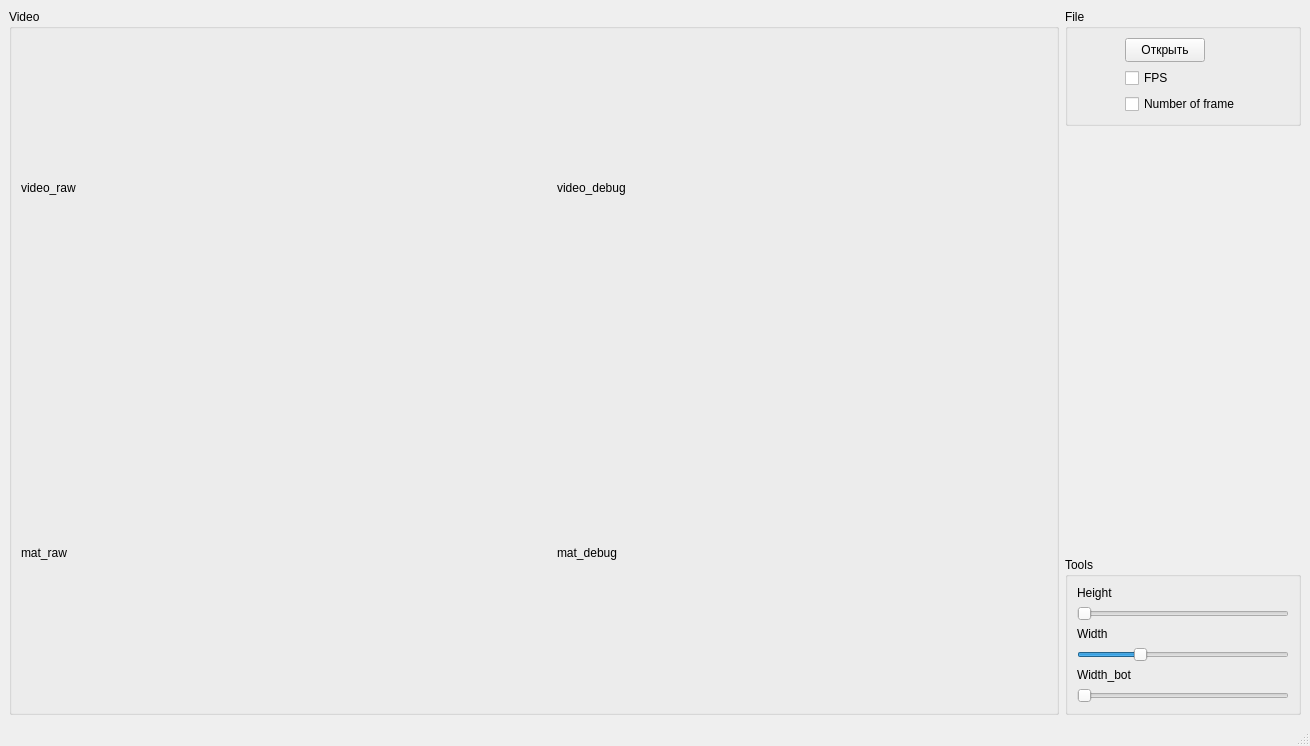
<?xml version="1.0" encoding="UTF-8"?>
<ui version="4.0">
 <class>MainWindow</class>
 <widget class="QMainWindow" name="MainWindow">
  <property name="geometry">
   <rect>
    <x>0</x>
    <y>0</y>
    <width>1310</width>
    <height>746</height>
   </rect>
  </property>
  <property name="windowTitle">
   <string>MainWindow</string>
  </property>
  <widget class="QWidget" name="centralwidget">
   <layout class="QGridLayout" name="gridLayout_4">
    <item row="2" column="1">
     <widget class="QGroupBox" name="groupBox_2">
      <property name="title">
       <string>Tools</string>
      </property>
      <layout class="QGridLayout" name="gridLayout_2">
       <item row="0" column="0">
        <widget class="QLabel" name="label">
         <property name="text">
          <string>Height</string>
         </property>
        </widget>
       </item>
       <item row="1" column="0">
        <widget class="QSlider" name="height_sl">
         <property name="minimum">
          <number>0</number>
         </property>
         <property name="maximum">
          <number>300</number>
         </property>
         <property name="orientation">
          <enum>Qt::Horizontal</enum>
         </property>
        </widget>
       </item>
       <item row="2" column="0">
        <widget class="QLabel" name="label_2">
         <property name="text">
          <string>Width</string>
         </property>
        </widget>
       </item>
       <item row="3" column="0">
        <widget class="QSlider" name="width_sl">
         <property name="minimum">
          <number>100</number>
         </property>
         <property name="maximum">
          <number>450</number>
         </property>
         <property name="singleStep">
          <number>1</number>
         </property>
         <property name="value">
          <number>200</number>
         </property>
         <property name="orientation">
          <enum>Qt::Horizontal</enum>
         </property>
        </widget>
       </item>
       <item row="4" column="0">
        <widget class="QLabel" name="label_3">
         <property name="text">
          <string>Width_bot</string>
         </property>
        </widget>
       </item>
       <item row="5" column="0">
        <widget class="QSlider" name="width_bot_sl">
         <property name="maximum">
          <number>450</number>
         </property>
         <property name="orientation">
          <enum>Qt::Horizontal</enum>
         </property>
        </widget>
       </item>
      </layout>
     </widget>
    </item>
    <item row="0" column="0" rowspan="3">
     <widget class="QGroupBox" name="Video">
      <property name="sizePolicy">
       <sizepolicy hsizetype="Expanding" vsizetype="Expanding">
        <horstretch>0</horstretch>
        <verstretch>0</verstretch>
       </sizepolicy>
      </property>
      <property name="title">
       <string>Video</string>
      </property>
      <layout class="QGridLayout" name="gridLayout">
       <item row="2" column="2">
        <widget class="QLabel" name="mat_debug">
         <property name="sizePolicy">
          <sizepolicy hsizetype="Maximum" vsizetype="Maximum">
           <horstretch>0</horstretch>
           <verstretch>0</verstretch>
          </sizepolicy>
         </property>
         <property name="minimumSize">
          <size>
           <width>490</width>
           <height>300</height>
          </size>
         </property>
         <property name="maximumSize">
          <size>
           <width>490</width>
           <height>300</height>
          </size>
         </property>
         <property name="text">
          <string>mat_debug</string>
         </property>
        </widget>
       </item>
       <item row="0" column="1">
        <spacer name="horizontalSpacer">
         <property name="orientation">
          <enum>Qt::Horizontal</enum>
         </property>
         <property name="sizeHint" stdset="0">
          <size>
           <width>40</width>
           <height>20</height>
          </size>
         </property>
        </spacer>
       </item>
       <item row="2" column="1">
        <spacer name="horizontalSpacer_2">
         <property name="orientation">
          <enum>Qt::Horizontal</enum>
         </property>
         <property name="sizeHint" stdset="0">
          <size>
           <width>40</width>
           <height>20</height>
          </size>
         </property>
        </spacer>
       </item>
       <item row="0" column="2">
        <widget class="QLabel" name="video_debug">
         <property name="sizePolicy">
          <sizepolicy hsizetype="Maximum" vsizetype="Maximum">
           <horstretch>0</horstretch>
           <verstretch>0</verstretch>
          </sizepolicy>
         </property>
         <property name="minimumSize">
          <size>
           <width>490</width>
           <height>300</height>
          </size>
         </property>
         <property name="maximumSize">
          <size>
           <width>490</width>
           <height>300</height>
          </size>
         </property>
         <property name="text">
          <string>video_debug</string>
         </property>
        </widget>
       </item>
       <item row="0" column="0">
        <widget class="QLabel" name="video_raw">
         <property name="sizePolicy">
          <sizepolicy hsizetype="Minimum" vsizetype="Minimum">
           <horstretch>0</horstretch>
           <verstretch>0</verstretch>
          </sizepolicy>
         </property>
         <property name="minimumSize">
          <size>
           <width>490</width>
           <height>300</height>
          </size>
         </property>
         <property name="maximumSize">
          <size>
           <width>490</width>
           <height>300</height>
          </size>
         </property>
         <property name="text">
          <string>video_raw</string>
         </property>
        </widget>
       </item>
       <item row="2" column="0">
        <widget class="QLabel" name="mat_raw">
         <property name="sizePolicy">
          <sizepolicy hsizetype="Maximum" vsizetype="Maximum">
           <horstretch>0</horstretch>
           <verstretch>0</verstretch>
          </sizepolicy>
         </property>
         <property name="minimumSize">
          <size>
           <width>490</width>
           <height>300</height>
          </size>
         </property>
         <property name="maximumSize">
          <size>
           <width>490</width>
           <height>300</height>
          </size>
         </property>
         <property name="text">
          <string>mat_raw</string>
         </property>
        </widget>
       </item>
       <item row="1" column="0">
        <spacer name="verticalSpacer">
         <property name="orientation">
          <enum>Qt::Vertical</enum>
         </property>
         <property name="sizeHint" stdset="0">
          <size>
           <width>20</width>
           <height>40</height>
          </size>
         </property>
        </spacer>
       </item>
      </layout>
     </widget>
    </item>
    <item row="0" column="1">
     <widget class="QGroupBox" name="groupBox_3">
      <property name="title">
       <string>File</string>
      </property>
      <layout class="QGridLayout" name="gridLayout_3">
       <item row="0" column="0">
        <widget class="QPushButton" name="openFile">
         <property name="sizePolicy">
          <sizepolicy hsizetype="Minimum" vsizetype="Minimum">
           <horstretch>0</horstretch>
           <verstretch>0</verstretch>
          </sizepolicy>
         </property>
         <property name="minimumSize">
          <size>
           <width>80</width>
           <height>24</height>
          </size>
         </property>
         <property name="maximumSize">
          <size>
           <width>80</width>
           <height>24</height>
          </size>
         </property>
         <property name="text">
          <string>Открыть</string>
         </property>
        </widget>
       </item>
       <item row="3" column="0">
        <widget class="QCheckBox" name="num_frame">
         <property name="text">
          <string>Number of frame</string>
         </property>
        </widget>
       </item>
       <item row="2" column="0">
        <widget class="QCheckBox" name="FPS">
         <property name="text">
          <string>FPS</string>
         </property>
        </widget>
       </item>
      </layout>
     </widget>
    </item>
    <item row="1" column="1">
     <spacer name="verticalSpacer_2">
      <property name="orientation">
       <enum>Qt::Vertical</enum>
      </property>
      <property name="sizeHint" stdset="0">
       <size>
        <width>20</width>
        <height>40</height>
       </size>
      </property>
     </spacer>
    </item>
   </layout>
  </widget>
  <widget class="QMenuBar" name="menubar">
   <property name="geometry">
    <rect>
     <x>0</x>
     <y>0</y>
     <width>1310</width>
     <height>21</height>
    </rect>
   </property>
  </widget>
  <widget class="QStatusBar" name="statusbar"/>
 </widget>
 <resources/>
 <connections/>
</ui>
